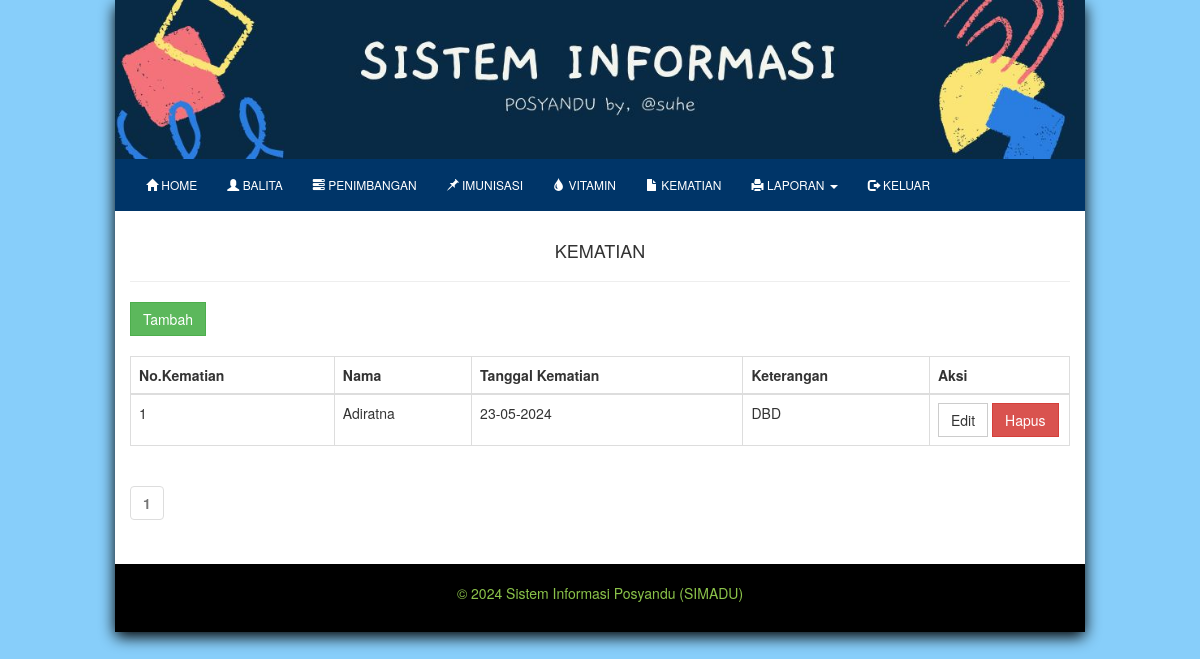
/index.php?module=datakematian (signed in), run on the app's committed database.
### tables this page shows
CREATE TABLE `kematian` (
  `id_kematian` int(11) NOT NULL,
  `id_anak` varchar(11) NOT NULL,
  `tanggal_kematian` date NOT NULL,
  `keterangan` varchar(50) NOT NULL
);

CREATE TABLE `anak` (
  `id_anak` varchar(20) NOT NULL,
  `nama_anak` varchar(100) NOT NULL,
  `tanggal_lahir` date NOT NULL,
  `jenis_kelamin` varchar(15) NOT NULL,
  `nama_ibu` varchar(50) NOT NULL,
  `nama_ayah` varchar(50) NOT NULL,
  `alamat` varchar(255) NOT NULL,
  `panjang_badan` int(11) NOT NULL,
  `berat_lahir` int(11) NOT NULL,
  `lingkar_kepala` int(11) NOT NULL
);

### content/data_kematian.php (the view, shortened to what this page needs)
<?php
if ($_GET['act']==''){?>
<div class="col-md-12">
<h4 style="text-align: center;">KEMATIAN</h4><hr>
<a href="?module=datakematian&act=tambah" class="btn btn-success ">Tambah</a><br><br>
      <?php
      $dataperPage = 5;
        if(isset($_GET['hal']))
        {
        $noPage= $_GET['hal'];
        }
        else
        {
        $noPage=1;
        }
      $offset = ($noPage-1)*$dataperPage;
      ?>
<div class="table-responsive">
<table class="table table-bordered">
  <thead>
    <tr>
      <th>No.Kematian</th>
      <th>Nama</th>
      <th>Tanggal Kematian</th>
      <th>Keterangan</th>
      <th width="140">Aksi</th>
    </tr>
  </thead>
  <tbody>
  <?php
  $tampil=mysql_query("SELECT id_kematian,
                              nama_anak,
                              DATE_FORMAT(tanggal_kematian, '%d-%m-%Y') as tanggal,
                              keterangan  FROM kematian JOIN anak ON kematian.id_anak=anak.id_anak limit  $offset, $dataperPage");
    while($row=mysql_fetch_array($tampil)){
  ?>
    <tr>
        <td><?php echo $row['id_kematian'];?></td>
      <td><?php echo $row['nama_anak'];?></td>
      <td><?php echo $row['tanggal'];?></td>
      <td><?php echo $row['keterangan'];?></td>
      <td><a href="?module=datakematian&act=edit&id=<?php echo $row[id_kematian];?>" class="btn btn-default">Edit</a> <a href="content/aksi_kematian.php?module=anak&act=hapus&id=<?php echo $row[id_kematian];?>" onclick="return confirm('Apakah anda yakin akan menghapus data ini?')"  class="btn btn-danger">Hapus</a></td>
    </tr>
  <?php } ?>
  </tbody>
</table>
<nav>
        <ul class="pagination ">
        <?php include 'content/view_kematian.php';?>
        </ul>
        </nav>
</div>
<br>
</div>
<?php } ?>

### css/style.css (style rules this page uses)
body { background:#87CEFA ; }
.btn { border-radius: 0px; }

### data on the page
kematian: id_kematian "1", id_anak.nama_anak "Adiratna", tanggal "23-05-2024", keterangan "DBD"
